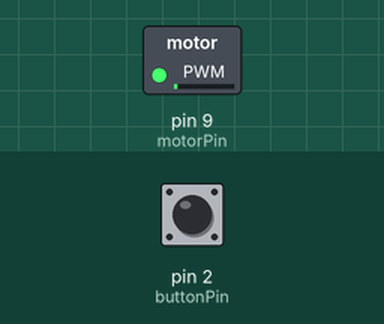
A sketch run on a simulated Arduino Uno, built with avr-gcc and run on an emulated ATmega328P. Parts: switched loads named in the sketch (green lamp = pin HIGH). Inputs (shaded band) come from the test bench; at power-on: pin 2 (buttonPin) LOW.

Above: at 1.2 s.
1.3 s: pin 2 (buttonPin) pulled HIGH for 0.15 s
At 2.5 s:
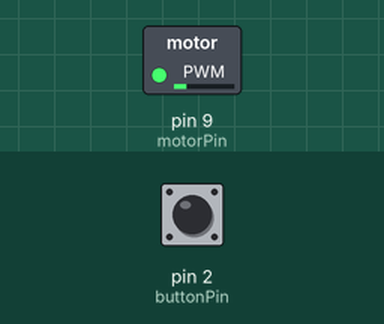
2.9 s: pin 2 (buttonPin) pulled HIGH for 1 s
At 3.9 s:
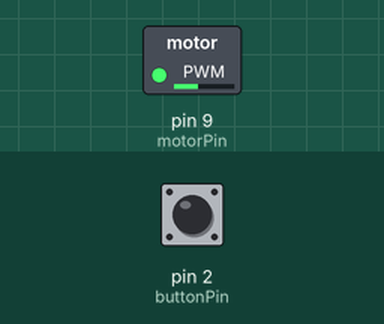
5.4 s: pin 2 (buttonPin) pulled HIGH for 0.15 s
At 5.8 s:
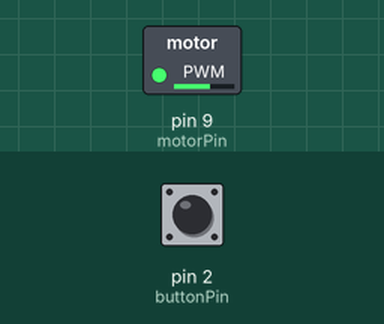
7.0 s: pin 2 (buttonPin) pulled HIGH for 3.2 s
At 8.2 s:
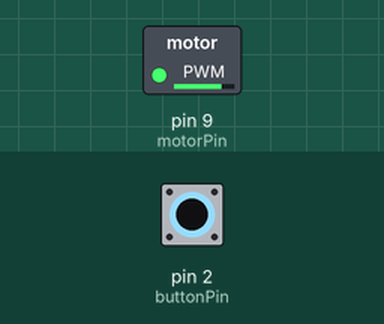
11.7 s: pin 2 (buttonPin) pulsed HIGH 5 times (0.12 s each, 0.3 s apart)
At 11.9 s:
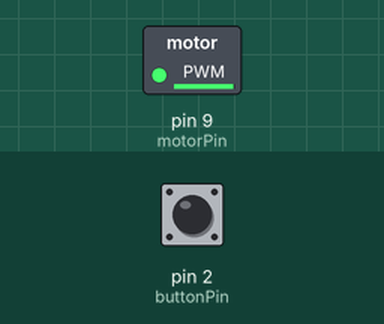
Timing chart, 0 to 14.7 s (numbered marks = the images above; inputs shaded):
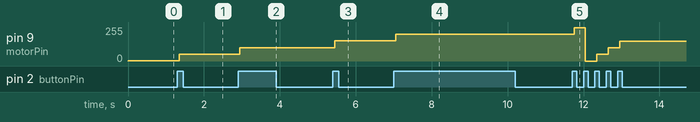

The sketch:

motorcode.ino
```cpp
const int buttonPin = 2;
const int motorPin = 9;
int motorState = HIGH;
int buttonState;
int lastButtonState = LOW;
unsigned long lastDebounceTime = 0;
unsigned long debounceDelay = 50;

void setup() {
  pinMode(buttonPin, INPUT);
  pinMode(motorPin, OUTPUT);
  digitalWrite(motorPin, motorState);
}

void loop() {
  int reading = digitalRead(buttonPin);
  if (reading != lastButtonState) {
    lastDebounceTime = millis();
  }

  if ((millis() - lastDebounceTime) > debounceDelay) {
    if (reading != buttonState) {
      buttonState = reading;
      if (buttonState == HIGH) {
        motorState += 50;
       if(motorState>255){
        motorState =0;
       }
      }
    }
  }
  analogWrite(motorPin, motorState);
  lastButtonState = reading;
}
```

Measured:
- after the input at 1.3 s, pin 9 (motorPin): 1/255 → 51/255 after 0.05 s
- after the input at 2.9 s, pin 9 (motorPin): 51/255 → 101/255 after 0.05 s
- after the input at 5.4 s, pin 9 (motorPin): 101/255 → 151/255 after 0.05 s
- after the input at 7.0 s, pin 9 (motorPin): 151/255 → 201/255 after 0.05 s
- after the input at 11.7 s, pin 9 (motorPin): 201/255 → 251/255 after 0.05 s, → 0/255 0.30 s later, → 50/255 0.30 s later, → 100/255 0.30 s later, … (5 changes in this stretch)
